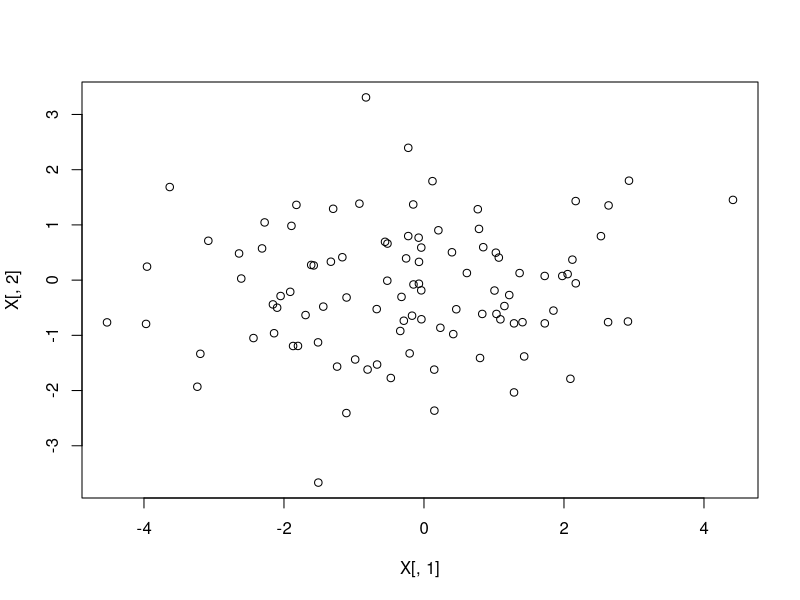
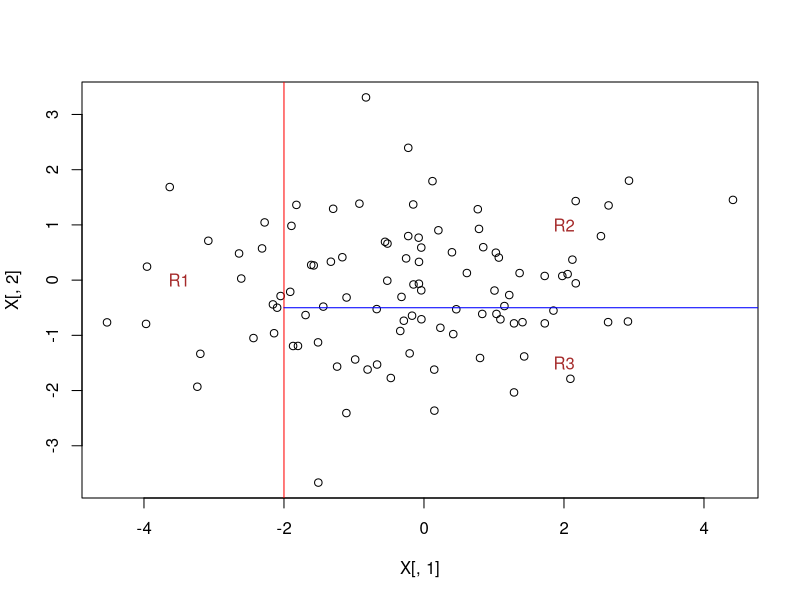
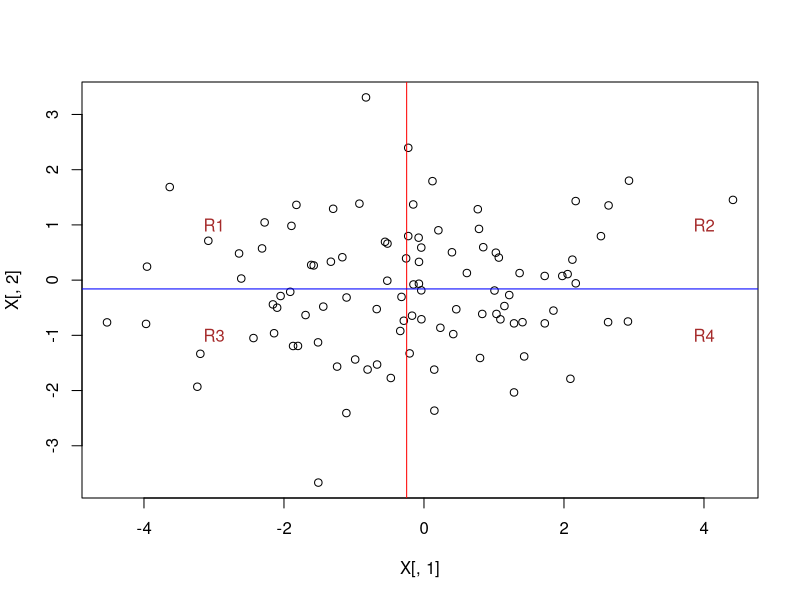

Here is the R script that generated these plots, in order: (Note: this script raises an error after producing the figures.)
## ---- chunk 1
set.seed(22)
Y <- rnorm(100)
X <- cbind(Y + rnorm(100,0, 1.5), rnorm(100))
df <- cbind(Y,X)
## ---- chunk 2
plot(X[,1], X[,2])
## ---- chunk 3
plot(X[,1], X[,2])
abline(v = -2, col = 'red')
lines(-2:7, rep(-0.5, 10), col = 'blue')
text(c(-3.5,2,2), c(0,1, -1.5), sprintf("R%d", 1:3), col = "brown")

## ---- chunk 4
plot(X[,1], X[,2])
abline(v = mean(X[,1]), col = 'red')
abline(h = mean(X[,2]), col = 'blue')
text(c(-3,4,-3,4), c(1,1,-1,-1), sprintf("R%d", 1:4), col = "brown")


## ---- chunk 5

dfR13a <- df[df[,2] < mean(df[,2]), ] #splits on X1
dfR13b <- df[df[,2] > mean(df[,2]), ]

dfR24a <- df[df[,3] < mean(df[,3]), ] #splits on X2
dfR24b <- df[df[,3] > mean(df[,3]), ]

RSSX1 <- mean(c(
  sum((dfR13a[,1]-mean(dfR13a[,1]))^2), 
  sum((dfR13b[,1]-mean(dfR13b[,1]))^2))) #RSS_X1 
RSSX2 <- mean(c(
  sum((dfR24a[,1]-mean(dfR24a[,1]))^2), 
  sum((dfR24b[,1]-mean(dfR24b[,1]))^2))) #RSS_X2

c(RSSX1, RSSX2)

## ---- chunk 6
RSS0 <- sum((df[,1] - mean(df[,1]))^2)
RSS0 - RSSX1 #RSS decreases with 57.2 units if we split on X1
(RSSX1-RSS0)/RSS0 * 100 #59.5% decrease

## ---- chunk 7

#note that this function takes a df where continuous outcome variable is in column 1
RSS_old <- sum((df[,1] - mean(df[,1]))^2) #initial RSS
best_split <- function(df, RSS_old){
  
  # Create list of 2*p datasets, for each predictor one datset for above its mean and one below its mean
  splits <- lapply(2:(ncol(df)), function(x){
    list(dfa = df[df[,(x)] < mean(df[,(x)]), ],
         dfb = df[df[,(x)] > mean(df[,(x)]), ])
    })
  
  # Calculate the mean RSS for each of those p splits. so mean over RSS_a RSS_b
  RSS <- unlist(lapply(splits, function(x){
    sapply(x, function(y){
      sum((y[,1]-mean(y[,1]))^2)
    })
  }))
  
  #obtain meanRSS for both dataset below and above
  seque <- seq(1, ((ncol(df)-1)*2), 2) #for i in 1,3,5.. etc.. 
  meanRSS <- sapply(seque, function(i){ 
    mean(RSS[i:(i+1)]) #obtain meanRSS for both dataset below and above
    }) 
  
  best_var <- which(meanRSS == min(meanRSS)) #determine which predictor had best split
  
  RSS_bestvar <- RSS[seque[best_var]:(seque[best_var]+1)] #obtain RSS of both datasets that define the best split
  
  perc_dec <- (1-(RSS_bestvar/RSS_old)) * 100 #Decrease of RSS in percentage for both splits
  
  criterium <- paste0("X", best_var, " < ", formatC(mean(df[,(best_var+1)]), 2))

  return(list(splits = splits[[index_RSS_low]], perc_dec = perc_dec, RSS = RSS_bestvar, criterium = criterium)) #return the best split
}

out <- best_split(df, RSS_old)
out$criterium

## ---- chunk 8
testsplit <- function(outcome, predictor, df){
  belowmean <- abovemean <- c()
  apply(df, 1, function(i){
    
  })
}

testsplit("Y", "Age", df)
